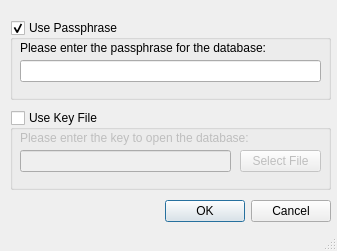
<?xml version="1.0" encoding="UTF-8"?>
<ui version="4.0">
 <class>MainWindow</class>
 <widget class="QMainWindow" name="MainWindow">
  <property name="geometry">
   <rect>
    <x>0</x>
    <y>0</y>
    <width>337</width>
    <height>251</height>
   </rect>
  </property>
  <property name="windowTitle">
   <string>Open Database</string>
  </property>
  <widget class="QWidget" name="centralwidget">
   <widget class="QDialogButtonBox" name="buttons">
    <property name="geometry">
     <rect>
      <x>160</x>
      <y>200</y>
      <width>171</width>
      <height>22</height>
     </rect>
    </property>
    <property name="standardButtons">
     <set>QDialogButtonBox::Cancel|QDialogButtonBox::Ok</set>
    </property>
   </widget>
   <widget class="QGroupBox" name="passphrase_group">
    <property name="enabled">
     <bool>true</bool>
    </property>
    <property name="geometry">
     <rect>
      <x>10</x>
      <y>20</y>
      <width>321</width>
      <height>80</height>
     </rect>
    </property>
    <property name="title">
     <string>Use Passphrase</string>
    </property>
    <property name="checkable">
     <bool>true</bool>
    </property>
    <widget class="QLabel" name="label">
     <property name="geometry">
      <rect>
       <x>10</x>
       <y>20</y>
       <width>301</width>
       <height>16</height>
      </rect>
     </property>
     <property name="text">
      <string>Please enter the passphrase for the database:</string>
     </property>
    </widget>
    <widget class="QLineEdit" name="passphrase">
     <property name="geometry">
      <rect>
       <x>10</x>
       <y>40</y>
       <width>301</width>
       <height>22</height>
      </rect>
     </property>
     <property name="echoMode">
      <enum>QLineEdit::Password</enum>
     </property>
    </widget>
   </widget>
   <widget class="QGroupBox" name="filepath_group">
    <property name="enabled">
     <bool>true</bool>
    </property>
    <property name="geometry">
     <rect>
      <x>10</x>
      <y>110</y>
      <width>321</width>
      <height>80</height>
     </rect>
    </property>
    <property name="title">
     <string>Use Key File</string>
    </property>
    <property name="checkable">
     <bool>true</bool>
    </property>
    <property name="checked">
     <bool>false</bool>
    </property>
    <widget class="QLabel" name="label_2">
     <property name="geometry">
      <rect>
       <x>10</x>
       <y>20</y>
       <width>301</width>
       <height>16</height>
      </rect>
     </property>
     <property name="text">
      <string>Please enter the key to open the database:</string>
     </property>
    </widget>
    <widget class="QLineEdit" name="file_path">
     <property name="geometry">
      <rect>
       <x>10</x>
       <y>40</y>
       <width>211</width>
       <height>22</height>
      </rect>
     </property>
     <property name="echoMode">
      <enum>QLineEdit::Normal</enum>
     </property>
     <property name="readOnly">
      <bool>true</bool>
     </property>
    </widget>
    <widget class="QPushButton" name="select_keyfile">
     <property name="geometry">
      <rect>
       <x>230</x>
       <y>40</y>
       <width>81</width>
       <height>22</height>
      </rect>
     </property>
     <property name="text">
      <string>Select File</string>
     </property>
    </widget>
   </widget>
  </widget>
  <widget class="QStatusBar" name="statusbar"/>
 </widget>
 <resources/>
 <connections/>
</ui>
